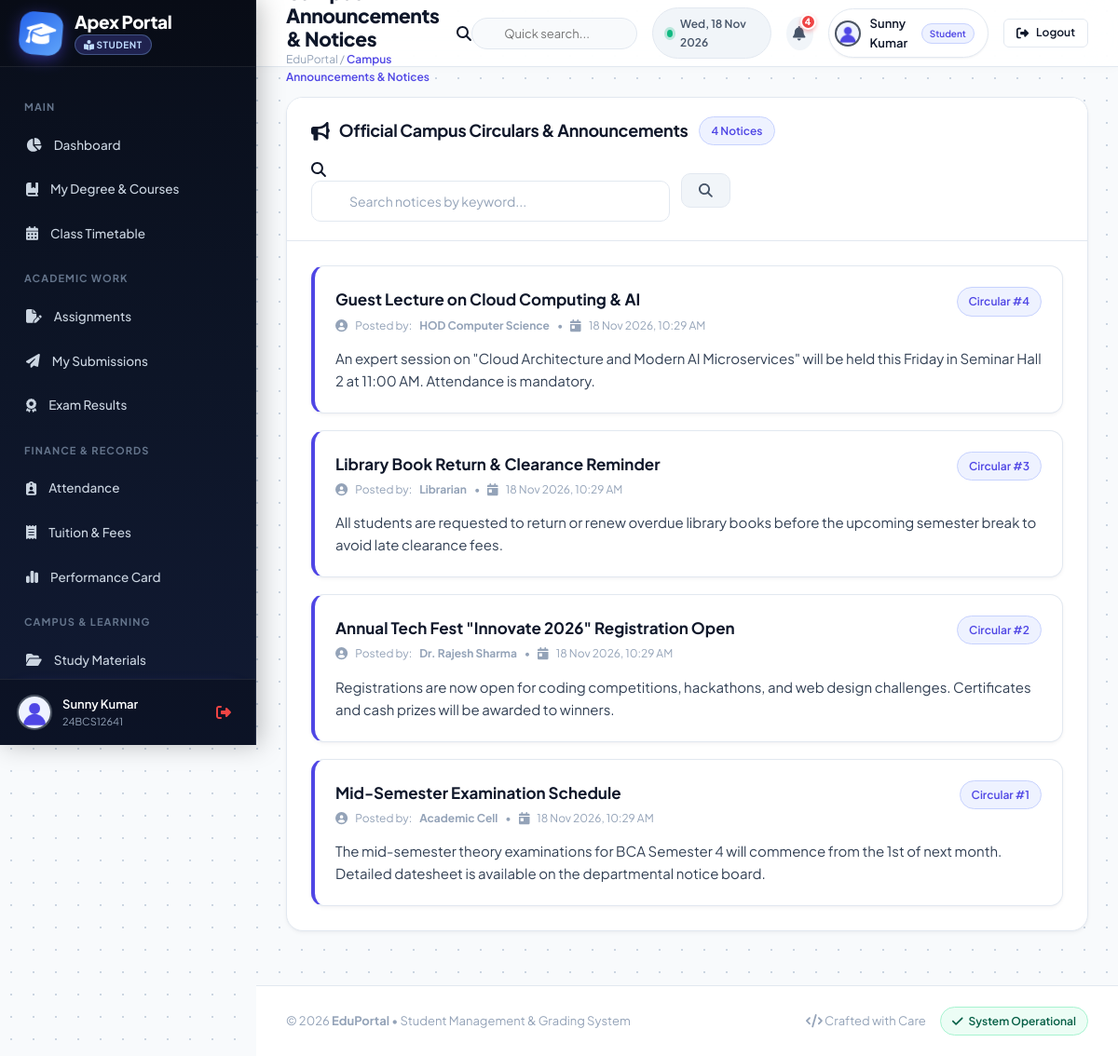
The page /student/notices.php (signed in) on the database as committed earlier.
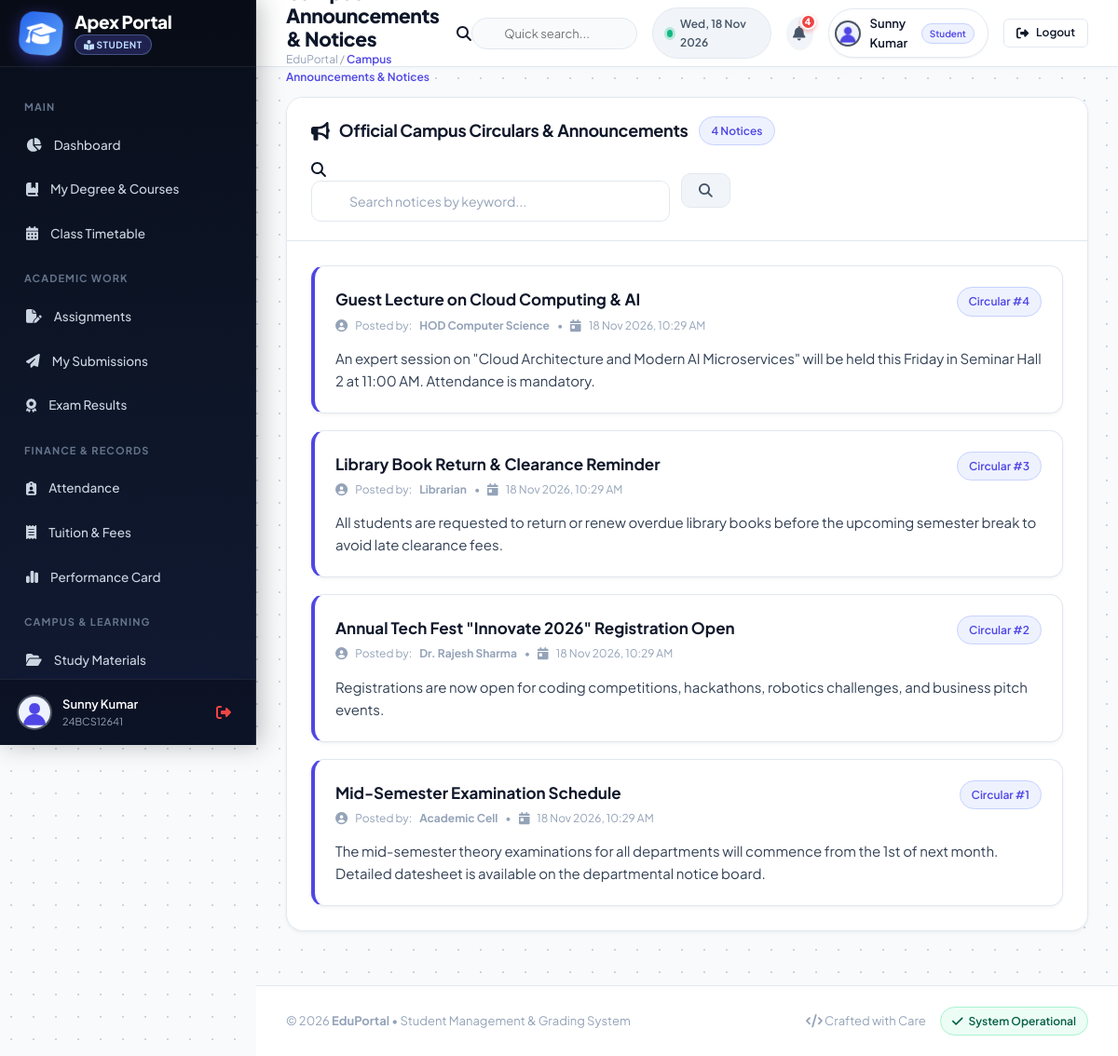
The same page on the database as committed later.
### tables this page shows
CREATE TABLE `notices` (
  `notice_id` int(11) NOT NULL AUTO_INCREMENT,
  `title` varchar(255) NOT NULL,
  `content` text NOT NULL,
  `description` text DEFAULT NULL,
  `category` enum('Academic','Examination','Admission','Sports','General') DEFAULT 'General',
  `target_role` enum('all','students','faculty') DEFAULT 'all',
  `posted_by` varchar(120) DEFAULT 'Dean Office',
  `posted_on` timestamp NOT NULL DEFAULT current_timestamp(),
  PRIMARY KEY (`notice_id`)
);

### student/notices.php (called while the page is built)
<?php include("view_notices.php"); ?>

### student/view_notices.php (the view, shortened to what this page needs)
<?php
include("../config/db.php");
$search = "";
if (isset($_GET['search']) && !empty(trim($_GET['search']))) {
    $search = escape($con, $_GET['search']);
    $query = mysqli_query($con, "
        SELECT * FROM notices
        WHERE title LIKE '%$search%' OR description LIKE '%$search%'
        ORDER BY notice_id DESC
    ");
} else {
    $query = mysqli_query($con, "SELECT * FROM notices ORDER BY notice_id DESC");
}
include("../includes/header.php");
include("../includes/sidebar_student.php");
include("../includes/navbar.php");
?>
<div class="card">
    <div class="card-header">
        <div style="display:flex; align-items:center; gap:12px; flex-wrap:wrap;">
            <h3><i class="fa-solid fa-bullhorn"></i> Official Campus Circulars & Announcements</h3>
            <span class="badge badge-primary"><?php echo mysqli_num_rows($query); ?> Notices</span>
        </div>
        <form method="GET" class="search-toolbar">
            <div class="search-input-group">
                <i class="fa-solid fa-magnifying-glass"></i>
                <input type="text" name="search" class="form-control" placeholder="Search notices by keyword..." value="<?php echo htmlspecialchars($search); ?>">
            </div>
            <button type="submit" class="btn btn-secondary"><i class="fa-solid fa-search"></i></button>
        </form>
    </div>
    <div class="card-body">
        <div class="notice-feed">
            <?php if ($query && mysqli_num_rows($query) > 0): ?>
                <?php while ($row = mysqli_fetch_assoc($query)): ?>
                    <div class="notice-card">
                        <div class="notice-header">
                            <div>
                                <div class="notice-title"><?php echo htmlspecialchars($row['title']); ?></div>
                                <div class="notice-meta" style="margin-top:4px;">
                                    <i class="fa-solid fa-user-circle"></i> Posted by: <strong><?php echo htmlspecialchars($row['posted_by'] ?? 'Administration'); ?></strong> &bull;
                                    <i class="fa-solid fa-calendar-day"></i> <?php echo isset($row['posted_on']) ? date('d M Y, h:i A', strtotime($row['posted_on'])) : 'Recent'; ?>
                                </div>
                            </div>
                            <span class="badge badge-primary">Circular #<?php echo $row['notice_id']; ?></span>
                        </div>
                        <div class="notice-body" style="margin-top:14px; font-size:15px; color:#334155;">
                            <?php echo nl2br(htmlspecialchars($row['description'])); ?>
                        </div>
                    </div>
                <?php endwhile; ?>
            <?php endif; ?>
        </div>
    </div>
</div>
<?php include("../includes/footer.php"); ?>

Rows that differ between the two databases and show on the page:
changed notices "Dr. Rajesh Sharma": description "Registrations are now open for coding competitions, hackathons, and web design challenges. Certificates and cash prizes will be awarded to winners." → "Registrations are now open for coding competitions, hackathons, robotics challenges, and business pitch events."
changed notices "Mid-Semester Examination Schedule": description "…mid-semester theory examinations for BCA Semester 4 will commence from the…" → "…mid-semester theory examinations for all departments will commence from the…"
